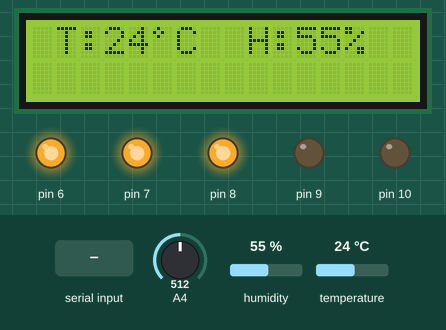
Simulated run of this sketch. Board: Arduino Uno, built with avr-gcc and run on an emulated ATmega328P. On the bench: 16×2 character LCD, output pins drawn as LEDs (lit = HIGH). The inputs (shaded band) are chosen by the test bench; at power-on: A4 = 512, humidity 55 %, temperature 24 °C. What the sketch prints to the serial monitor is not drawn.

Above: at 1.2 s.
1.3 s: "90,45\n" received over Serial
At 2.7 s:
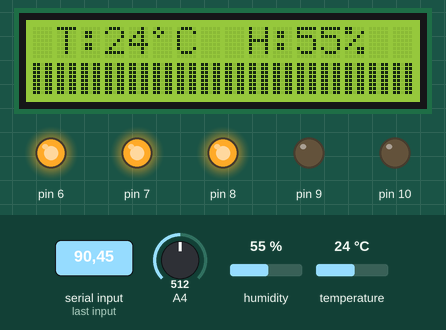
4.6 s: "5\n" received over Serial
At 5.7 s:
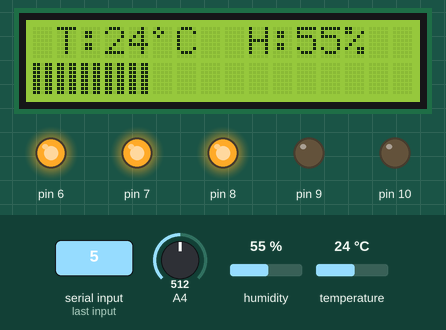
7.7 s: A4 set to 323
At 10.5 s:
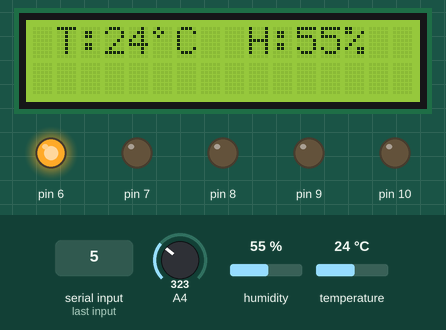
10.8 s: A4 set to 343
At 13.5 s:
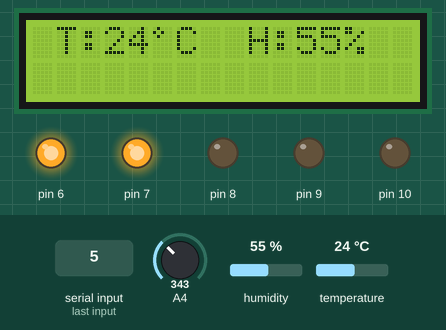
13.9 s: humidity set to 22 %
At 16.5 s:
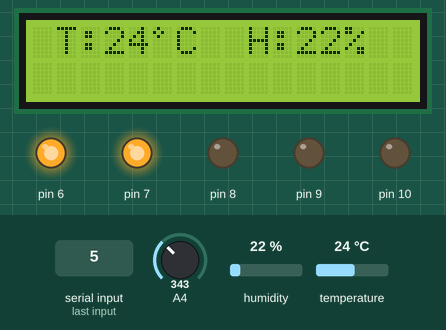
16.9 s: "30,150\n" received over Serial
At 18.3 s:
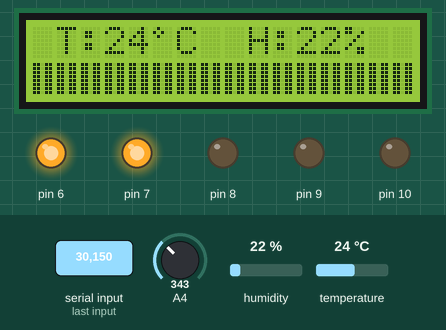
Timing chart, 0 to 19.9 s (numbered marks = the images above; inputs shaded):
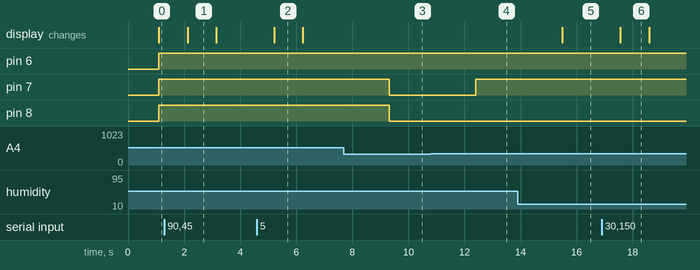

The sketch:

Humidity__Light_and_Temp.ino
```cpp
#include "dht.h"
#include <LiquidCrystal.h>
#define dht_apin A1 // Analog Pin sensor is connected to

String InBytes; //incoming data from python script
float power; //conversion of data from string to float
int ipower; //conversion of float to int
int light = 0; // store the current light value
const int rs = 12, en = 11, d4 = 5, d5 = 4, d6 =3, d7 = 2;
LiquidCrystal lcd(rs,en,d4,d5,d6,d7);
dht DHT;

//custom character for temp
byte customChar[8] = {
  B01000,
  B10100,
  B01000,
  B00000,
  B00000,
  B00000,
  B00000,
  B00000
};

byte customChar2[8] = {
  B11000,
  B11000,
  B11000,
  B11000,
  B11000,
  B11000,
  B11000,
  B11000,
};

byte customChar3[8] = {
  B11011,
  B11011,
  B11011,
  B11011,
  B11011,
  B11011,
  B11011,
  B11011,
};


void setup() {
    // put your setup code here, to run once:
    Serial.begin(9600); //configure serial to talk to computer

    // initialize LCD and set up the number of columns and rows:
    lcd.begin(16,2);
    lcd.createChar(0, customChar);
    lcd.createChar(1, customChar2);
    lcd.createChar(2, customChar3);

    //configure pins
    pinMode(6, OUTPUT);
    pinMode(7, OUTPUT);
    pinMode(8, OUTPUT);
    pinMode(9, OUTPUT);
    pinMode(10, OUTPUT);
    pinMode(A4, INPUT);
}

void loop() {
  // put your main code here, to run repeatedly:

      DHT.read11(dht_apin);
      light = analogRead(A4); // read and save value from PR

      Serial.print(int(DHT.temperature));
      Serial.print("x");
      Serial.print(light);
      Serial.print("x");
      Serial.println(int(DHT.humidity));

      // SERIAL DATA
      //humidity
      /*Serial.print("Current humidity = ");
      Serial.print(DHT.humidity);
      Serial.println("%  ");
      //temperature
      Serial.print("Temperature = ");
      Serial.print(DHT.temperature);
      Serial.println("°C  ");
      //light
      Serial.print("Light = ");
      Serial.println(light); // print current light value
      */

      delay(1000);

    //clear display
    lcd.clear();

    //print temperature on top line
    lcd.setCursor(0,0);
    lcd.print(" T:");
    lcd.print(int(DHT.temperature));
    lcd.write(byte(0));
    lcd.print("C  ");
    lcd.print("H:");
    lcd.print(int(DHT.humidity));
    lcd.print("%");

    if (light > 833){
      //LED
        digitalWrite(10,HIGH);
        digitalWrite(9,HIGH);
        digitalWrite(8,HIGH);
        digitalWrite(7,HIGH);
        digitalWrite(6,HIGH);
    }
    else if (light > 667){
        //LED
        digitalWrite(10,LOW);
        digitalWrite(9,HIGH);
        digitalWrite(8,HIGH);
        digitalWrite(7,HIGH);
        digitalWrite(6,HIGH);
    }
    else if (light > 500){
        //LED
        digitalWrite(10,LOW);
        digitalWrite(9,LOW);
        digitalWrite(8,HIGH);
        digitalWrite(7,HIGH);
        digitalWrite(6,HIGH);

    }
    else if (light > 333){
        //LED
        digitalWrite(10,LOW);
        digitalWrite(9,LOW);
        digitalWrite(8,LOW);
        digitalWrite(7,HIGH);
        digitalWrite(6,HIGH);
    }
    else if (light > 166){
        //LED
        digitalWrite(10,LOW);
        digitalWrite(9,LOW);
        digitalWrite(8,LOW);
        digitalWrite(7,LOW);
        digitalWrite(6,HIGH);
    }
    else{
        //LED
        digitalWrite(10,LOW);
        digitalWrite(9,LOW);
        digitalWrite(8,LOW);
        digitalWrite(7,LOW);
        digitalWrite(6,LOW);
    }

    //set cursor on bottom line of lcd
    lcd.setCursor(0, 1);
    //power depending on temp, light and humidity
    //lcd.print("P:");
    if (Serial.available()>0){
      InBytes = Serial.readStringUntil('\n');
      power = InBytes.toFloat();
      if (power >= 16){
        power = 16;
      }else if (power<0){
        power = 0;
      }

      ipower = (int) (power);

      //lcd.print(ipower * 2.0);

      for(int x=0; x<ipower; x++){
          lcd.write(byte(2));
      }

      if ((ipower*2+.5) < power){
        lcd.write(byte(1));
      }

    }


}
```

Measured:
- after the input at 1.3 s, the display: changes after 0.82 s (image 1)
- after the input at 4.6 s, the display: changes after 0.61 s (image 2)
- after the input at 7.7 s, pin 7, pin 8: HIGH → LOW after 1.6 s
- after the input at 10.8 s, pin 7: LOW → HIGH after 1.6 s
- after the input at 13.9 s, the display: changes after 1.6 s (image 5)
- after the input at 16.9 s, the display: changes after 0.65 s (image 6)
- what the display in image 1 shows lasts 1.1 s, from 2.1 s to 3.2 s
